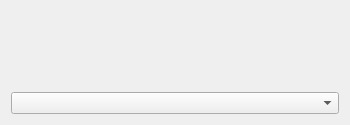
<?xml version="1.0" encoding="UTF-8"?>
<ui version="4.0">
 <class>Input_dialog</class>
 <widget class="QWidget" name="Input_dialog">
  <property name="geometry">
   <rect>
    <x>0</x>
    <y>0</y>
    <width>350</width>
    <height>125</height>
   </rect>
  </property>
  <property name="windowTitle">
   <string>Form</string>
  </property>
  <layout class="QVBoxLayout" name="verticalLayout">
   <item>
    <widget class="QLabel" name="label">
     <property name="font">
      <font>
       <pointsize>12</pointsize>
      </font>
     </property>
     <property name="text">
      <string/>
     </property>
     <property name="alignment">
      <set>Qt::AlignLeading|Qt::AlignLeft|Qt::AlignTop</set>
     </property>
     <property name="wordWrap">
      <bool>true</bool>
     </property>
     <property name="margin">
      <number>10</number>
     </property>
     <property name="openExternalLinks">
      <bool>true</bool>
     </property>
    </widget>
   </item>
   <item>
    <widget class="EditableComboBox" name="comboBox"/>
   </item>
  </layout>
 </widget>
 <customwidgets>
  <customwidget>
   <class>EditableComboBox</class>
   <extends>QComboBox</extends>
   <header>qfluentwidgets</header>
  </customwidget>
 </customwidgets>
 <resources/>
 <connections/>
</ui>
